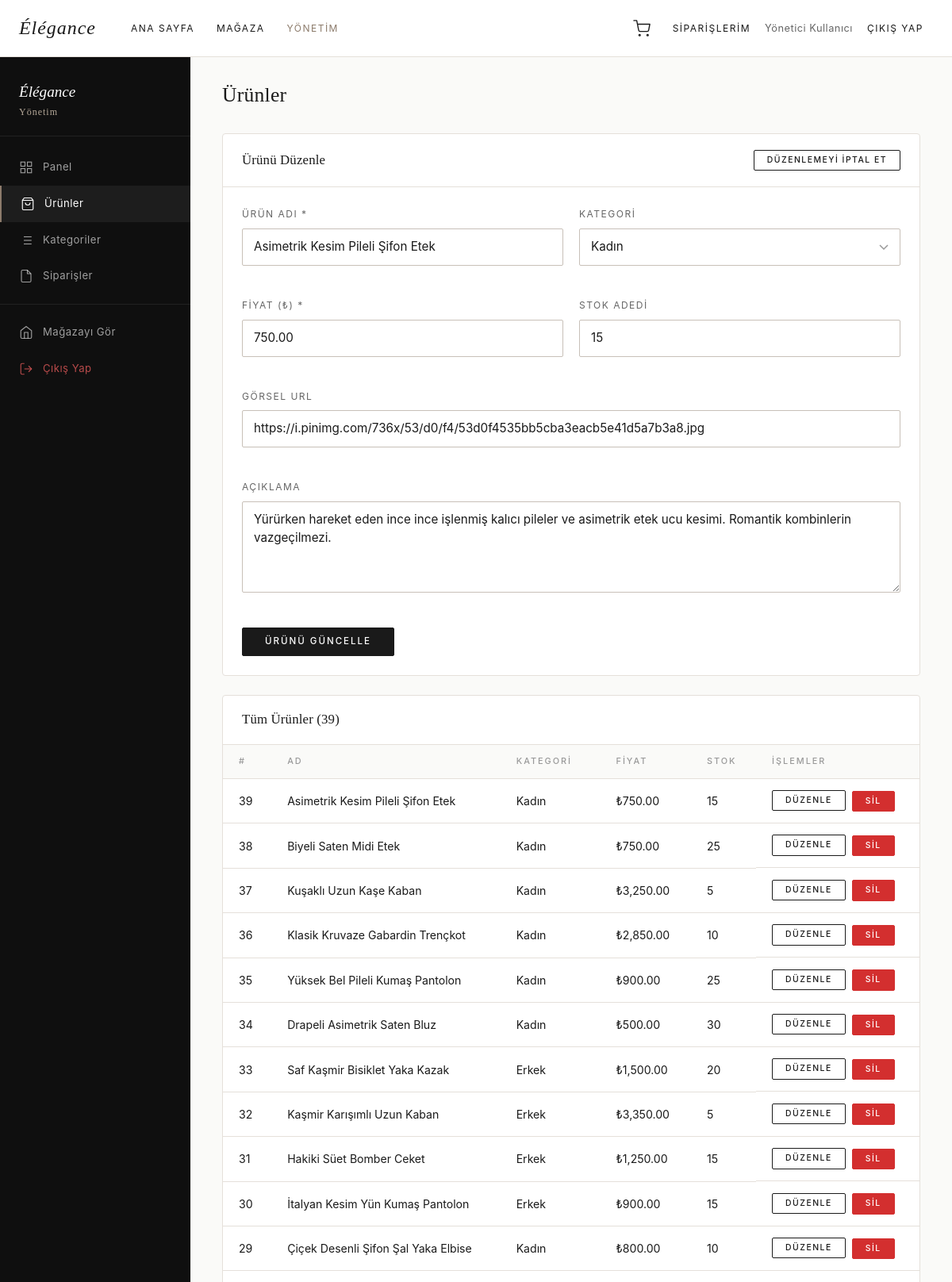
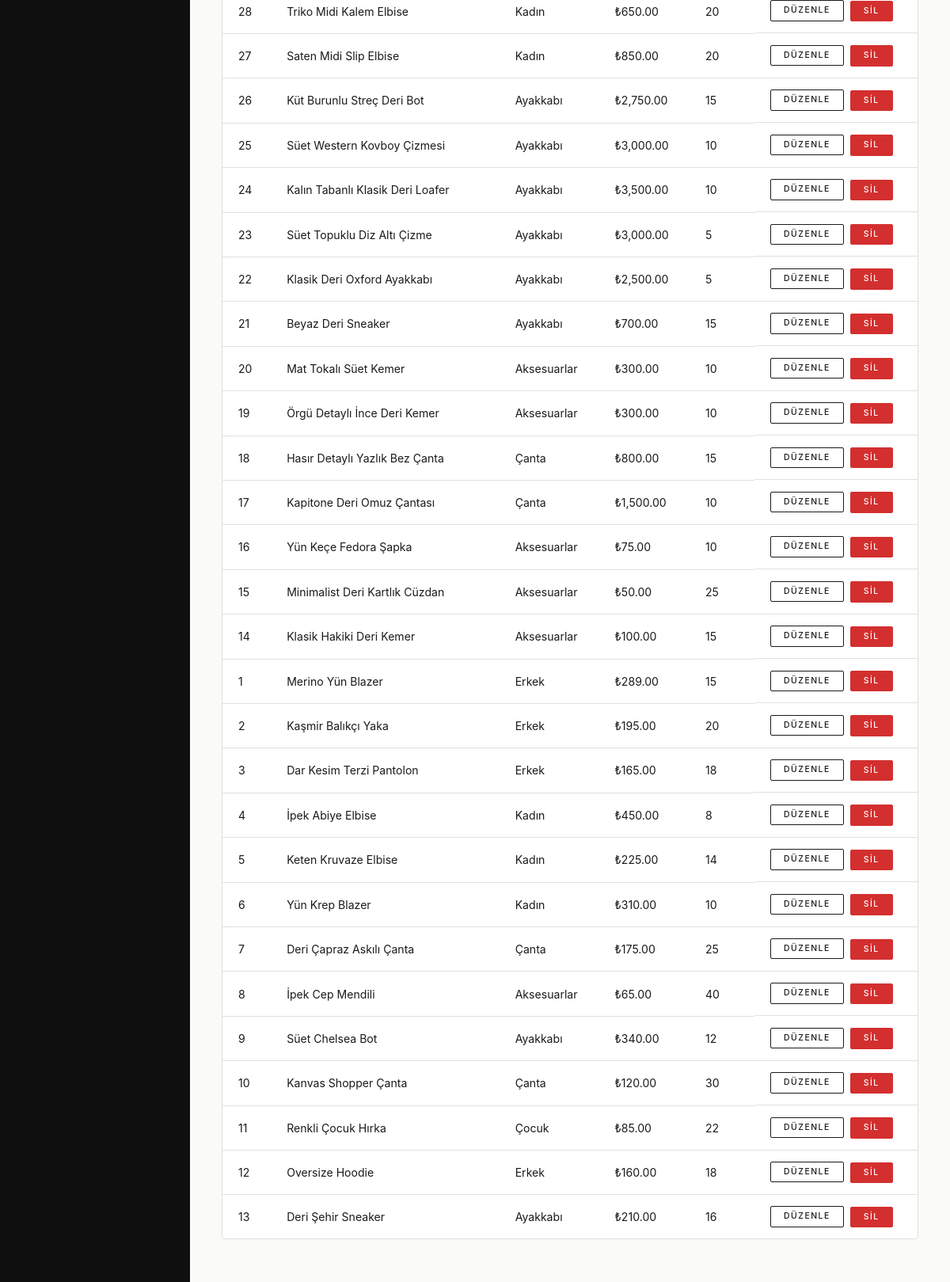
/admin/products.php?action=edit&id=39 (signed in, upper part), run on the app's committed database (2 pictures, top to bottom).
### tables this page shows
CREATE TABLE `products` (
  `id` int(11) NOT NULL,
  `name` varchar(200) NOT NULL,
  `description` text DEFAULT NULL,
  `price` decimal(10,2) NOT NULL,
  `image_url` varchar(500) DEFAULT '',
  `stock_quantity` int(11) DEFAULT 0,
  `category_id` int(11) DEFAULT NULL,
  `created_at` timestamp NOT NULL DEFAULT current_timestamp()
);

CREATE TABLE `categories` (
  `id` int(11) NOT NULL,
  `category_name` varchar(100) NOT NULL
);

### admin/products.php (the view, shortened to what this page needs)
<?php
$pdo = getDB();
$editProduct = null;
if ($_GET['action'] ?? '' === 'edit' && !empty($_GET['id'])) {
    $editStmt = $pdo->prepare('SELECT * FROM products WHERE id = ?');
    $editStmt->execute([(int)$_GET['id']]);
    $editProduct = $editStmt->fetch();
}
$products = $pdo->query('SELECT p.*, c.category_name FROM products p LEFT JOIN categories c ON p.category_id = c.id ORDER BY p.created_at DESC')->fetchAll();
$categories = $pdo->query('SELECT * FROM categories ORDER BY category_name')->fetchAll();
include dirname(__DIR__) . '/includes/header.php';
?>
<div class="admin-layout">
    <?php include __DIR__ . '/partials/sidebar.php'; ?>
    <div class="admin-main">
        <div class="admin-topbar">
            <h1 class="admin-page-title">Ürünler</h1>
        </div>
        <div class="admin-card">
            <div class="admin-card__header">
                <h2 class="admin-card__title"><?= $editProduct ? 'Ürünü Düzenle' : 'Yeni Ürün Ekle' ?></h2>
                <?php if ($editProduct): ?>
                    <a href="<?= SITE_URL ?>/admin/products.php" class="btn btn--secondary btn--sm">Düzenlemeyi İptal Et</a>
                <?php endif; ?>
            </div>
            <form method="POST" action="" class="admin-form">
                <div class="admin-form__grid">
                    <div class="form-group">
                        <label class="form-label">Ürün Adı *</label>
                        <input type="text" name="name" class="form-control"
                               value="<?= htmlspecialchars($editProduct['name'] ?? $_POST['name'] ?? '') ?>" required>
                    </div>
                    <div class="form-group">
                        <label class="form-label">Kategori</label>
                        <select name="category_id" class="form-control">
                            <?php foreach ($categories as $cat): ?>
                                <option value="<?= $cat['id'] ?>"
                                    <?= ($editProduct['category_id'] ?? null) == $cat['id'] ? 'selected' : '' ?>>
                                    <?= htmlspecialchars($cat['category_name']) ?>
                                </option>
                            <?php endforeach; ?>
                        </select>
                    </div>
                    <div class="form-group">
                        <label class="form-label">Fiyat (₺) *</label>
                        <input type="number" name="price" class="form-control" step="0.01" min="0"
                               value="<?= htmlspecialchars($editProduct['price'] ?? $_POST['price'] ?? '') ?>" required>
                    </div>
                    <div class="form-group">
                        <label class="form-label">Stok Adedi</label>
                        <input type="number" name="stock_quantity" class="form-control" min="0"
                               value="<?= htmlspecialchars($editProduct['stock_quantity'] ?? $_POST['stock_quantity'] ?? '0') ?>">
                    </div>
                    <div class="form-group admin-form__full">
                        <label class="form-label">Görsel URL</label>
                        <input type="url" name="image_url" class="form-control" placeholder="https://..."
                               value="<?= htmlspecialchars($editProduct['image_url'] ?? $_POST['image_url'] ?? '') ?>">
                    </div>
                    <div class="form-group admin-form__full">
                        <label class="form-label">Açıklama</label>
                        <textarea name="description" class="form-control form-textarea" rows="4"><?= htmlspecialchars($editProduct['description'] ?? $_POST['description'] ?? '') ?></textarea>
                    </div>
                </div>
                <button type="submit" class="btn btn--primary">
                    <?= $editProduct ? 'Ürünü Güncelle' : 'Ürün Ekle' ?>
                </button>
            </form>
        </div>
        <div class="admin-card">
            <div class="admin-card__header">
                <h2 class="admin-card__title">Tüm Ürünler (<?= count($products) ?>)</h2>
            </div>
            <div class="admin-table-wrap">
                <table class="admin-table">
                    <thead>
                        <tr>
                            <th>#</th>
                            <th>Ad</th>
                            <th>Kategori</th>
                            <th>Fiyat</th>
                            <th>Stok</th>
                            <th>İşlemler</th>
                        </tr>
                    </thead>
                    <tbody>
                        <?php if (empty($products)): ?>
                        <tr><td colspan="6" class="admin-table__empty">Henüz ürün yok.</td></tr>
                        <?php else: ?>
                        <?php foreach ($products as $p): ?>
                        <tr>
                            <td><?= $p['id'] ?></td>
                            <td><?= htmlspecialchars($p['name']) ?></td>
                            <td><?= htmlspecialchars($p['category_name'] ?? '—') ?></td>
                            <td>₺<?= number_format($p['price'], 2) ?></td>
                            <td><?= $p['stock_quantity'] ?></td>
                            <td class="admin-table__actions">
                                <a href="<?= SITE_URL ?>/admin/products.php?action=edit&id=<?= $p['id'] ?>"
                                   class="btn btn--secondary btn--sm">Düzenle</a>
                                <form method="POST" action="" style="display:inline"
                                      onsubmit="return confirm('Bu ürün silinsin mi?')">
                                    <button type="submit" class="btn btn--danger btn--sm">Sil</button>
                                </form>
                            </td>
                        </tr>
                        <?php endforeach; ?>
                        <?php endif; ?>
                    </tbody>
                </table>
            </div>
        </div>
    </div>
</div>
<?php include dirname(__DIR__) . '/includes/footer.php'; ?>

### assets/css/style.css (style rules this page uses)
:root { --primary: #1a1a1a; --primary-hover: #333333; --secondary: #8c7b6b; --secondary-light: #b5a898; --white: #ffffff; --off-white: #fafaf8; --light-gray: #f8f8f8; --warm-light: #f0ede8; --border: #e5e0da; --border-dark: #c8c0b8; --text: #1a1a1a; --text-light: #666666; --text-muted: #999999; --success: #4caf50; --success-bg: #f0faf0; --error: #d32f2f; --error-bg: #fef0f0; --font-heading: Georgia, 'Times New Roman', serif; --font-body: -apple-system, BlinkMacSystemFont, 'Segoe UI', Helvetica, Arial, sans-serif; --transition: 0.25s ease; --transition-slow: 0.4s ease; --shadow-sm: 0 1px 4px rgba(0,0,0,0.06); --shadow: 0 4px 20px rgba(0,0,0,0.08); --shadow-md: 0 8px 32px rgba(0,0,0,0.12); --shadow-hover: 0 12px 48px rgba(0,0,0,0.16); --radius: 2px; --radius-md: 4px; --container-max: 1200px; --nav-height: 72px; }
*, *::before, *::after { box-sizing: border-box; margin: 0; padding: 0; }
html { scroll-behavior: smooth; -webkit-text-size-adjust: 100%; }
body { font-family: var(--font-body); font-size: 15px; line-height: 1.65; color: var(--text); background: var(--white); -webkit-font-smoothing: antialiased; -moz-osx-font-smoothing: grayscale; }
a { color: inherit; text-decoration: none; }
button { cursor: pointer; font-family: inherit; }
input, textarea, select { font-family: inherit; }
h1, h2, h3, h4, h5 { font-family: var(--font-heading); font-weight: normal; line-height: 1.25; letter-spacing: 0.01em; color: var(--primary); }
.btn { display: inline-flex; align-items: center; justify-content: center; gap: 8px; padding: 11px 28px; font-family: var(--font-body); font-size: 0.72rem; font-weight: 500; letter-spacing: 2px; text-transform: uppercase; text-align: center; border: 1px solid transparent; border-radius: var(--radius); cursor: pointer; transition: all var(--transition); white-space: nowrap; text-decoration: none; line-height: 1; }
.btn--primary { background: var(--primary); color: var(--white); border-color: var(--primary); }
.btn--secondary { background: transparent; color: var(--primary); border-color: var(--primary); }
.btn--danger { background: var(--error); color: var(--white); border-color: var(--error); }
.btn--sm { padding: 7px 16px; font-size: 0.65rem; letter-spacing: 1.5px; }
.form-group { margin-bottom: 20px; }
.form-label { display: block; font-size: 0.75rem; letter-spacing: 1.5px; text-transform: uppercase; color: var(--text-light); margin-bottom: 8px; }
.form-control { display: block; width: 100%; padding: 11px 14px; font-size: 0.95rem; color: var(--primary); background: var(--white); border: 1px solid var(--border-dark); border-radius: var(--radius); transition: border-color var(--transition), box-shadow var(--transition); line-height: 1.5; outline: none; }
.form-textarea { resize: vertical; min-height: 100px; }
select.form-control { appearance: none; background-repeat: no-repeat; background-position: right 14px center; padding-right: 38px; }
.admin-layout { display: flex; min-height: calc(100vh - var(--nav-height)); }
.admin-main { flex: 1; padding: 32px 40px; background: var(--off-white); overflow-x: auto; }
.admin-topbar { display: flex; align-items: center; justify-content: space-between; margin-bottom: 32px; }
.admin-page-title { font-size: 1.6rem; }
.admin-card { background: var(--white); border: 1px solid var(--border); border-radius: var(--radius-md); margin-bottom: 24px; overflow: hidden; }
.admin-card__header { display: flex; align-items: center; justify-content: space-between; padding: 20px 24px; border-bottom: 1px solid var(--border); }
.admin-card__title { font-size: 1.05rem; }
.admin-table-wrap { overflow-x: auto; }
.admin-table { width: 100%; border-collapse: collapse; font-size: 0.88rem; }
.admin-table th { padding: 12px 20px; text-align: left; font-size: 0.68rem; letter-spacing: 2px; text-transform: uppercase; color: var(--text-muted); font-weight: 500; font-family: var(--font-body); background: var(--off-white); border-bottom: 1px solid var(--border); }
.admin-table td { padding: 14px 20px; border-bottom: 1px solid var(--border); vertical-align: middle; }
.admin-table tr:last-child td { border-bottom: none; }
.admin-table__actions { display: flex; gap: 8px; align-items: center; }
.admin-form { padding: 24px; }
.admin-form__grid { display: grid; grid-template-columns: 1fr 1fr; gap: 20px; margin-bottom: 24px; }
.admin-form__full { grid-column: 1 / -1; }

### data on the page
products: name "Asimetrik Kesim Pileli Şifon Etek", category_id "Kadın", price "750.00", stock_quantity "15", image_url "https://i.pinimg.com/736x/53/d0/f4/53d0f4535bb5cba3eacb5e41d5a7b3a8.jpg", description "Yürürken hareket eden ince ince işlenmiş kalıcı pileler ve asimetrik etek ucu kesimi. Romantik kombinlerin vazgeçilmezi.", id "39", category.category_name "Kadın"
products: id "38", name "Biyeli Saten Midi Etek", category.category_name "Kadın", price "750.00", stock_quantity "25"
products: id "37", name "Kuşaklı Uzun Kaşe Kaban", category.category_name "Kadın", price "3,250.00", stock_quantity "5"
products: id "36", name "Klasik Kruvaze Gabardin Trençkot", category.category_name "Kadın", price "2,850.00", stock_quantity "10"
products: id "35", name "Yüksek Bel Pileli Kumaş Pantolon", category.category_name "Kadın", price "900.00", stock_quantity "25"
products: id "34", name "Drapeli Asimetrik Saten Bluz", category.category_name "Kadın", price "500.00", stock_quantity "30"
products: id "33", name "Saf Kaşmir Bisiklet Yaka Kazak", category.category_name "Erkek", price "1,500.00", stock_quantity "20"
products: id "32", name "Kaşmir Karışımlı Uzun Kaban", category.category_name "Erkek", price "3,350.00", stock_quantity "5"
products: id "31", name "Hakiki Süet Bomber Ceket", category.category_name "Erkek", price "1,250.00", stock_quantity "15"
products: id "30", name "İtalyan Kesim Yün Kumaş Pantolon", category.category_name "Erkek", price "900.00", stock_quantity "15"
products: id "29", name "Çiçek Desenli Şifon Şal Yaka Elbise", category.category_name "Kadın", price "800.00", stock_quantity "10"
products: id "28", name "Triko Midi Kalem Elbise", category.category_name "Kadın", price "650.00", stock_quantity "20"
products: id "27", name "Saten Midi Slip Elbise", category.category_name "Kadın", price "850.00", stock_quantity "20"
products: id "26", name "Küt Burunlu Streç Deri Bot", category.category_name "Ayakkabı", price "2,750.00", stock_quantity "15"
products: id "25", name "Süet Western Kovboy Çizmesi", category.category_name "Ayakkabı", price "3,000.00", stock_quantity "10"
products: id "24", name "Kalın Tabanlı Klasik Deri Loafer", category.category_name "Ayakkabı", price "3,500.00", stock_quantity "10"
products: id "23", name "Süet Topuklu Diz Altı Çizme", category.category_name "Ayakkabı", price "3,000.00", stock_quantity "5"
products: id "22", name "Klasik Deri Oxford Ayakkabı", category.category_name "Ayakkabı", price "2,500.00", stock_quantity "5"
products: id "21", name "Beyaz Deri Sneaker", category.category_name "Ayakkabı", price "700.00", stock_quantity "15"
products: id "20", name "Mat Tokalı Süet Kemer", category.category_name "Aksesuarlar", price "300.00", stock_quantity "10"
products: id "19", name "Örgü Detaylı İnce Deri Kemer", category.category_name "Aksesuarlar", price "300.00", stock_quantity "10"
products: id "18", name "Hasır Detaylı Yazlık Bez Çanta", category.category_name "Çanta", price "800.00", stock_quantity "15"
products: id "17", name "Kapitone Deri Omuz Çantası", category.category_name "Çanta", price "1,500.00", stock_quantity "10"
products: id "16", name "Yün Keçe Fedora Şapka", category.category_name "Aksesuarlar", price "75.00", stock_quantity "10"
products: id "15", name "Minimalist Deri Kartlık Cüzdan", category.category_name "Aksesuarlar", price "50.00", stock_quantity "25"
products: id "14", name "Klasik Hakiki Deri Kemer", category.category_name "Aksesuarlar", price "100.00", stock_quantity "15"
products: id "1", name "Merino Yün Blazer", category.category_name "Erkek", price "289.00", stock_quantity "15"
products: id "2", name "Kaşmir Balıkçı Yaka", category.category_name "Erkek", price "195.00", stock_quantity "20"
products: id "3", name "Dar Kesim Terzi Pantolon", category.category_name "Erkek", price "165.00", stock_quantity "18"
products: id "4", name "İpek Abiye Elbise", category.category_name "Kadın", price "450.00", stock_quantity "8"
products: id "5", name "Keten Kruvaze Elbise", category.category_name "Kadın", price "225.00", stock_quantity "14"
products: id "6", name "Yün Krep Blazer", category.category_name "Kadın", price "310.00", stock_quantity "10"
products: id "7", name "Deri Çapraz Askılı Çanta", category.category_name "Çanta", price "175.00", stock_quantity "25"
products: id "8", name "İpek Cep Mendili", category.category_name "Aksesuarlar", price "65.00", stock_quantity "40"
products: id "9", name "Süet Chelsea Bot", category.category_name "Ayakkabı", price "340.00", stock_quantity "12"
products: id "10", name "Kanvas Shopper Çanta", category.category_name "Çanta", price "120.00", stock_quantity "30"
products: id "11", name "Renkli Çocuk Hırka", category.category_name "Çocuk", price "85.00", stock_quantity "22"
products: id "12", name "Oversize Hoodie", category.category_name "Erkek", price "160.00", stock_quantity "18"
products: id "13", name "Deri Şehir Sneaker", category.category_name "Ayakkabı", price "210.00", stock_quantity "16"

### other printed values
$_SESSION['full_name'] "Yönetici Kullanıcı"
count($products) "39"
